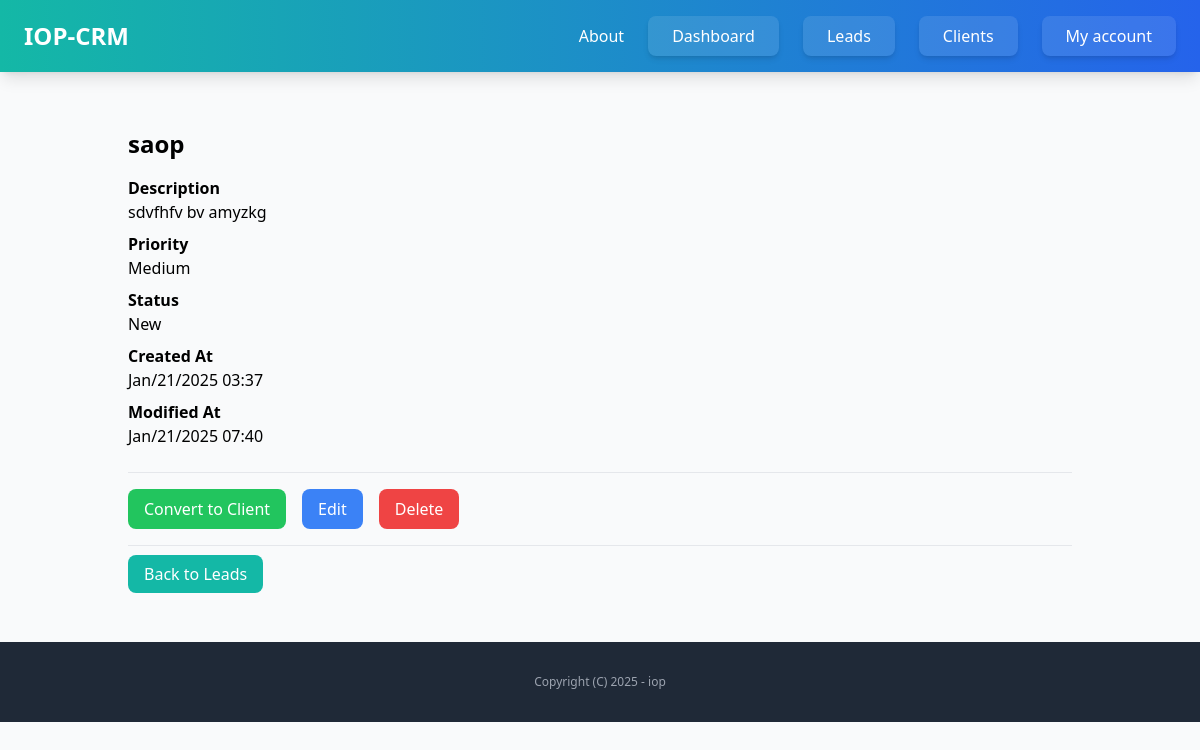
The page /dashboard/lead/9/ (signed in) on the database its author committed.
### lead/models.py (models this page shows, shortened)
class Lead(models.Model):
    LOW = 'low'
    MEDIUM = 'medium'
    HIGH = 'high'
    CHOICES_PRIORITY = (
        (LOW, 'Low'),
        (MEDIUM, 'Medium'),
        (HIGH, 'High')
    )
    NEW = 'new'
    CONTACTED = 'contacted'
    WON = 'won'
    LOST = 'lost'
    CHOICES_STATUS = (
        (NEW, 'New'),
        (CONTACTED, 'Contacted'),
        (WON, 'Won'),
        (LOST, 'Lost')
    )
    team = models.ForeignKey(Team, related_name='leads', on_delete=models.CASCADE)
    name = models.CharField(max_length=255)
    email = models.EmailField()
    description = models.TextField(blank=True, null=True)  # Corrected field name
    priority = models.CharField(max_length=10, choices=CHOICES_PRIORITY, default=MEDIUM)  # Corrected field name
    converted_to_client = models.BooleanField(default=False)
    status = models.CharField(max_length=10, choices=CHOICES_STATUS, default=NEW)
    created_by = models.ForeignKey(User, related_name='leads', on_delete=models.CASCADE)
    created_at = models.DateTimeField(auto_now_add=True)
    modified_at = models.DateTimeField(auto_now=True)
    class Meta:
        ordering = ('name',)

### lead/views.py (the view)
# urls.py: path('<int:pk>/', views.leads_detail, name='detail'),
@login_required
def leads_detail(request, pk):
    lead = get_object_or_404(Lead, created_by = request.user ,pk=pk)
    lead = Lead.objects.filter(created_by = request.user).get(pk=pk)
    return render(request , 'lead/leads_detail.html',{
        'lead':lead
    })

### lead/templates/lead/leads_detail.html (shortened to what this page needs)
{% extends "core/base.html" %}
{% block content %}
<div class="py-6 px-6">
    <h1 class="mb-4 text-2xl font-bold">{{ lead.name }}</h1>
    {% if lead.description %}
        <p class="font-semibold">Description</p>
        <p class="mb-2">{{ lead.description }}</p>
    {% endif %}
    <p class="font-semibold">Priority</p>
    <p class="mb-2">{{ lead.get_priority_display }}</p>
    <p class="font-semibold">Status</p>
    <p class="mb-2">{{ lead.get_status_display }}</p>
    <p class="font-semibold">Created At</p>
    <p class="mb-2">{{ lead.created_at | date:"M/d/Y H:i" }}</p>
    <p class="font-semibold">Modified At</p>
    <p class="mb-6">{{ lead.modified_at | date:"M/d/Y H:i" }}</p>
    <hr class="my-4">
    <div class="flex space-x-4">
        <form action="{% url 'leads:converted' lead.id %}" method="post" style="display: inline;">
            <button type="submit" class="py-2 px-4 bg-green-500 text-white rounded-lg hover:bg-green-600">
                Convert to Client
            </button>
        </form>
        <a href="{% url 'leads:edit' lead.id %}" class="py-2 px-4 bg-blue-500 text-white rounded-lg hover:bg-blue-600">
            Edit
        </a>
        <form action="{% url 'leads:delete' lead.id %}" method="post" style="display: inline;">
            <button type="submit" class="py-2 px-4 bg-red-500 text-white rounded-lg hover:bg-red-600" onclick="return confirm('Are you sure you want to delete this lead?');">
                Delete
            </button>
        </form>
    </div>
    <hr class="my-4">
    <a href="{% url 'leads:list' %}" class="py-2 px-4 bg-teal-500 text-white rounded-lg hover:bg-teal-600">
        Back to Leads
    </a>
</div>
{% endblock %}

### rows shown on the page
Lead: name "saop", description "sdvfhfv bv amyzkg", priority "Medium", status "New", created_at "Jan/21/2025 03:37", modified_at "Jan/21/2025 07:40"
